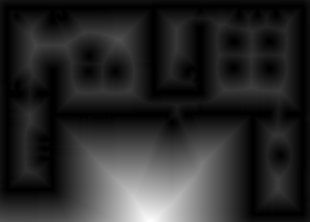
#> input picture src/particle-filter-ros2/maps/distance_field.png, 310 x 222 px
$ python generate_distance_field.py
#> lines starting #> are read from the running program, lines starting #| are printed output that depends on the picture; long printed decimals are rounded
#!/usr/bin/env python3
"""
Generate distance field from map image.
This creates a distance field that can be used for particle filter localization.
"""
import numpy as np
from PIL import Image
import yaml
import os
from scipy.ndimage import distance_transform_edt

def generate_distance_field(map_yaml_path, distance_field_png_path, output_dir):
    """
    Generate distance field from map image.

    Args:
        map_yaml_path: Path to map.yaml file
        distance_field_png_path: Path to distance_field.png file
        output_dir: Directory to save output files
    """
#> called with output_dir = 'src/particle-filter-ros2/scripts/../maps'
    # Load map metadata
    with open(map_yaml_path, 'r') as f:
        map_config = yaml.safe_load(f)

    print(f"Map config: {map_config}")

    # Load distance field PNG
    distance_img = Image.open(distance_field_png_path)
#> distance_img is the input picture: PIL image 310x222 L; min 0, max 255, mean 41.4
    distance_array = np.array(distance_img)

    # If image is RGB, convert to grayscale
    if len(distance_array.shape) == 3:
        distance_array = np.mean(distance_array, axis=2)

    print(f"Distance field shape: {distance_array.shape}")
#| Distance field shape: (222, 310)
    print(f"Distance field dtype: {distance_array.dtype}")
#| Distance field dtype: uint8
    print(f"Distance field min/max (raw): {distance_array.min()}/{distance_array.max()}")
#| Distance field min/max (raw): 0/255

    # Normalize to [0, 1] if needed
    if distance_array.dtype == np.uint8:
        distance_array = distance_array.astype(np.float32) / 255.0

    # IMPORTANT: In distance_field.png:
    # - Black (0) = FREE SPACE
    # - White (255/1.0) = OBSTACLES
    #
    # We want to create a distance-to-obstacle map where:
    # - Pixels far from obstacles get value close to 1.0
    # - Pixels near/at obstacles get value close to 0.0
    #
    # Strategy:
    # 1. Create binary map: free space = 1, obstacles = 0
    # 2. Use distance transform to get distance from each pixel to nearest obstacle
    # 3. Normalize distances to [0, 1]

    print("\nComputing distance transform...")

    # Create binary free-space map (black=free=1, white=obstacles=0)
    free_space_map = 1.0 - distance_array  # Invert so free space = 1
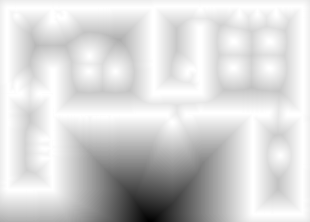
#> free_space_map: shape (222, 310) float32; min 0, max 1, mean 0.838

    # Distance transform: returns distance to nearest False value
    # This gives us distance from each pixel to nearest obstacle
    distances = distance_transform_edt(free_space_map > 0.5)
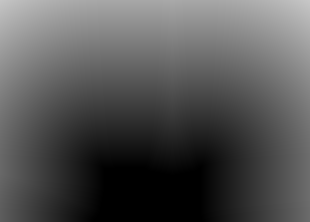
#> distances: shape (222, 310) float64; min 0, max 199.4, mean 84.2

    print(f"Raw distance transform min/max: {distances.min()}/{distances.max()}")
#| Raw distance transform min/max: 0.0/199.424

    # Normalize distances to [0, 1]
    # Where max distance (farthest from obstacles) maps to 1.0
    if distances.max() > 0:
        distance_field = distances / distances.max()
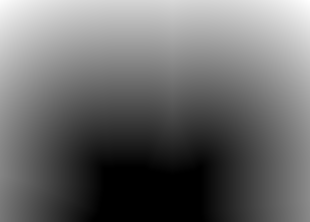
#> distance_field: shape (222, 310) float64; min 0, max 1, mean 0.422
    else:
        distance_field = distances

    distance_field = distance_field.astype(np.float32)

    print(f"Normalized distance field min/max: {distance_field.min():.4f}/{distance_field.max():.4f}")
#| Normalized distance field min/max: 0.0000/1.0000
    print(f"Mean distance: {distance_field.mean():.4f}")
#| Mean distance: 0.4224
    print(f"Median distance: {np.median(distance_field):.4f}")
#| Median distance: 0.4286

    # Count how many pixels have different distance ranges
    for threshold in [0.1, 0.3, 0.5, 0.7, 0.9]:
        count = np.sum(distance_field >= threshold)
        print(f"Pixels with distance >= {threshold}: {count} ({100*count/distance_field.size:.1f}%)")
#> this loop made 5 passes
#> count on passes 1 to 5: 58959, 45639, 27512, 12074, 932
#| Pixels with distance >= 0.1: 58959 (85.7%)
#| Pixels with distance >= 0.3: 45639 (66.3%)
#| Pixels with distance >= 0.5: 27512 (40.0%)
#| Pixels with distance >= 0.7: 12074 (17.5%)
#| Pixels with distance >= 0.9: 932 (1.4%)

    # Create metadata for the distance field
    metadata = {
        'resolution': map_config['resolution'],
        'origin': map_config['origin'],
        'shape': list(distance_array.shape),
        'max_distance': 2.0,
        'sigma': 0.2
    }

    # Save distance field as NPY
    distance_npy_path = os.path.join(output_dir, 'distance_field.npy')
    np.save(distance_npy_path, distance_field)
    print(f"\nSaved distance field to: {distance_npy_path}")

    # Save metadata as YAML
    metadata_yaml_path = os.path.join(output_dir, 'map_metadata.yaml')
    with open(metadata_yaml_path, 'w') as f:
        yaml.dump(metadata, f)
    print(f"Saved metadata to: {metadata_yaml_path}")

    # Also save visualization of distance field
    distance_vis = (distance_field * 255).astype(np.uint8)
    distance_vis_path = os.path.join(output_dir, 'distance_field_visualization.png')
    Image.fromarray(distance_vis).save(distance_vis_path)
    print(f"Saved visualization to: {distance_vis_path}")

    return distance_npy_path, metadata_yaml_path

if __name__ == '__main__':
    import sys

    maps_dir = os.path.join(os.path.dirname(__file__), '..', 'maps')

    map_yaml = os.path.join(maps_dir, 'map.yaml')
    distance_png = os.path.join(maps_dir, 'distance_field.png')

    if not os.path.exists(map_yaml):
        print(f"Error: {map_yaml} not found")
        sys.exit(1)

    if not os.path.exists(distance_png):
        print(f"Error: {distance_png} not found")
        sys.exit(1)

    print(f"Generating distance field from:")
    print(f"  Map YAML: {map_yaml}")
    print(f"  Distance PNG: {distance_png}")
    print(f"  Output dir: {maps_dir}")

    generate_distance_field(map_yaml, distance_png, maps_dir)
